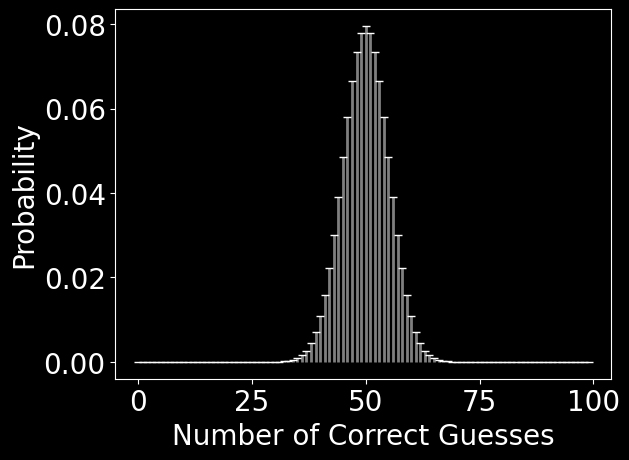

Write the Python code that produced this figure.
from scipy.stats import binom
import matplotlib.pyplot as plt
plt.style.use('dark_background')
fig, ax = plt.subplots(1, 1)
n, p = 100, .5
x = range(100)
# Now plot the first figure
ax.plot(x, binom.pmf(x, n, p), 'w_')
ax.vlines(x, 0, binom.pmf(x, n, p), colors='w', lw=2, alpha=0.5)
ax.legend(loc='best', frameon=False)
ax.set_xlabel('Number of Correct Guesses')
ax.set_ylabel('Probability')
plt.savefig("Binomial_Jory.png", bbox_inches='tight')
plt.close()
# plt.show()
# Now plot the second figure
# Now plot the red part.


def Guess(guess, n, p):
    fig, ax = plt.subplots(1, 1)
    # Plot the left tail
    x = range(guess)
    TailProb = round(1-binom.cdf(guess-1, n, p), 4)
    ax.plot(x, binom.pmf(x, n, p), 'w_')
    ax.vlines(x, 0, binom.pmf(x, n, p), colors='w', lw=2, alpha=0.5)
    # Plot the right tail
    x = range(guess, 100)
    ax.plot(x, binom.pmf(x, n, p), 'r_')
    ax.vlines(x, 0, binom.pmf(x, n, p), colors='r', lw=2, alpha=0.5)
    # Plot the legend
    ax.legend(loc='best', frameon=False)
    ax.set_xlabel('No. of Correct Guesses >= ' + str(guess))
    ax.set_ylabel('Probability')
    ax.set_title(str(TailProb), color='r')
    # plt.show()
    # Save the image file
    plt.savefig("Binomial_Jory_"+str(guess)+".png", bbox_inches='tight')
    plt.close()
    # The tail probability is


Guess(60, n, p)
Guess(54, n, p)


binom.ppf(0.05, n, p)
binom.ppf(0.95, n, p)


round(1-binom.cdf(binom.ppf(0.95, n, p), n, p), 4)
